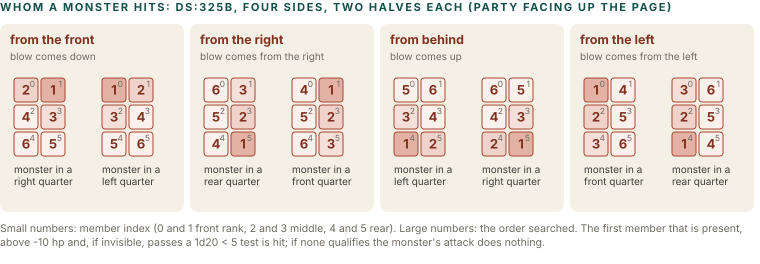

This chart was generated by the following Python code:
import sys; sys.path.insert(0, '.')
from figlib import *

c = Canvas(760, 330)
c.section(0, 11, "WHOM A MONSTER HITS: ds:325B, FOUR SIDES, TWO HALVES EACH (party facing up the page)")

# gAttackTargetOrder (ds:325B): group -> (half 0, half 1)
orders = {
    0: ([1, 0, 3, 2, 5, 4], [0, 1, 2, 3, 4, 5]),
    1: ([5, 3, 1, 4, 2, 0], [1, 3, 5, 0, 2, 4]),
    2: ([4, 5, 2, 3, 0, 1], [5, 4, 3, 2, 1, 0]),
    3: ([0, 2, 4, 1, 3, 5], [4, 2, 0, 5, 3, 1]),
}
titles = {0: "from the front", 1: "from the right", 2: "from behind", 3: "from the left"}
which = {  # what picks half 0 / half 1 (gRightSidePosByDir, ds:328B)
    0: ("monster in a right quarter", "monster in a left quarter"),
    1: ("monster in a rear quarter", "monster in a front quarter"),
    2: ("monster in a left quarter", "monster in a right quarter"),
    3: ("monster in a front quarter", "monster in a rear quarter"),
}
arrow_dir = {0: (0, 1), 1: (-1, 0), 2: (0, -1), 3: (1, 0)}  # direction the blow travels
S = 24
def formation(x, y, order):
    rank_of = {m: m // 2 for m in range(6)}
    for k, m in enumerate(order):
        col, row = m % 2, m // 2
        n = k + 1
        shade = [MID["red"], "#EFD3CB", "#F5E0D9", "#FAF0EC", "#FAF0EC", "#FAF0EC"][k]
        c.rect(x + col * (S + 3), y + row * (S + 3), S, S, fill=shade, stroke=SOLID["red"], sw=1, rx=3)
        c.text(x + col * (S + 3) + S / 2, y + row * (S + 3) + S / 2 + 4.5, str(n), size=13, weight=700, color=PAL["red"][0], anchor="middle")
        c.text(x + col * (S + 3) + S - 3, y + row * (S + 3) + 9, str(m), size=8.5, color=MUTED, anchor="end")

PW = 188
for g in range(4):
    px = g * (PW + 2)
    c.rect(px, 24, PW - 4, 188, fill=PANEL, stroke="none", rx=8)
    c.text(px + 10, 44, titles[g], size=12.5, weight=700, color=PAL["red"][0])
    for h in range(2):
        fx = px + 14 + h * 88
        formation(fx, 78, orders[g][h])
        for i, ln in enumerate(wrap(which[g][h], 80, 10)):
            c.text(fx, 78 + 3 * (S + 3) + 14 + i * 12, ln, size=10, color=INK2)
    # direction of the blow (arrow outside the formation)
    ax, ay = px + PW / 2 - 2, 58
    dx, dy = arrow_dir[g]
    c.text(px + 10, 60, {0: "blow comes down", 1: "blow comes from the right", 2: "blow comes up", 3: "blow comes from the left"}[g], size=10, color=MUTED)
yy = c.para(0, 232, "Small numbers: member index (0 and 1 front rank, 2 and 3 middle, 4 and 5 rear). Large numbers: the order searched. The first member that is present, above -10 hp and, if invisible, passes a 1d20 < 5 test is hit; if none qualifies the monster's attack does nothing.", 756, size=10.5, color=MUTED)
c.h = yy + 4
c.save("figs/cmb_monster_target.svg")
